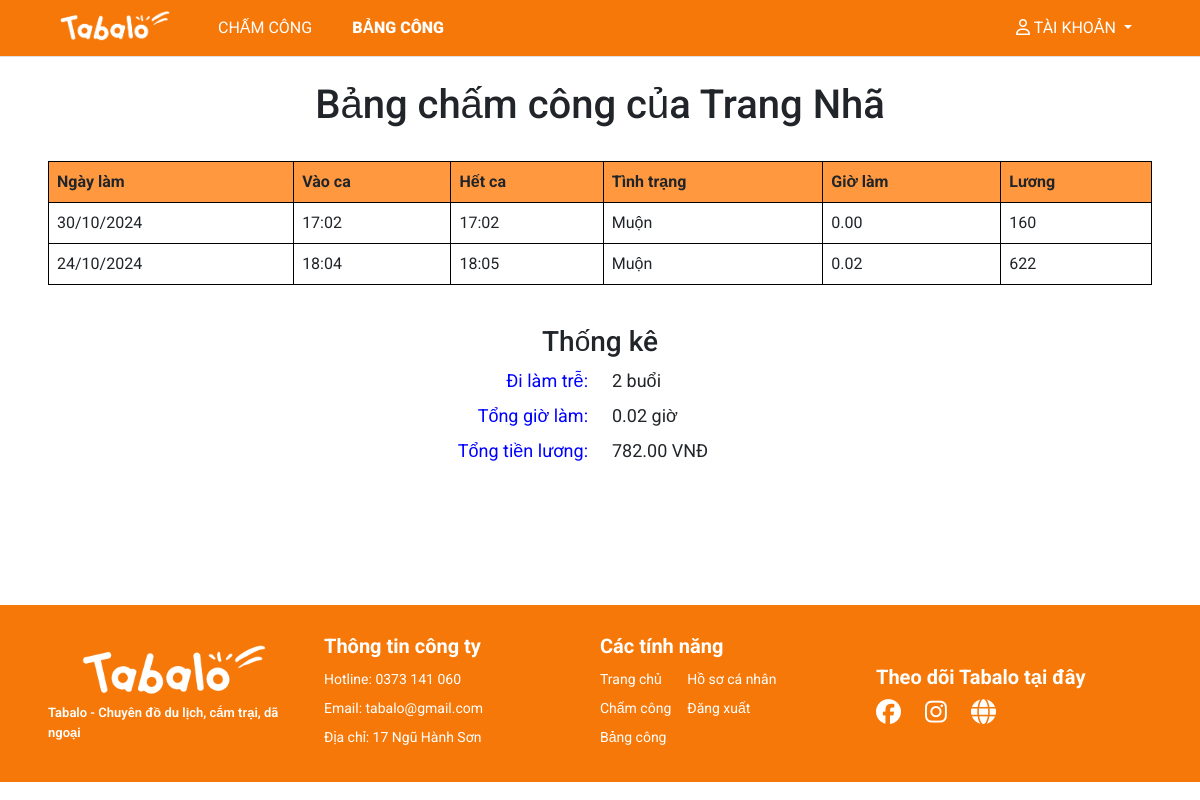
The page /sheet/trangnha/ (signed in) on the database its author committed.
### myapp/models.py (models this page shows, shortened)
class Sheet(models.Model):
    user=models.ForeignKey(User,on_delete=models.CASCADE)
    date=models.DateField()
    checkin=models.TimeField()
    checkout=models.TimeField(blank=True, null=True)
    work_hour=models.DecimalField(max_digits=5, decimal_places=2, blank=True, null=True)
    salary=models.DecimalField(max_digits=10, decimal_places=0, blank=True, null=True)
    status=models.CharField(max_length=20, choices=[('Đúng Giờ', 'Đúng Giờ'), ('Muộn', 'Muộn')], default='Đúng Giờ')

### myapp/views.py (the view)
# urls.py: path('sheet/', views.main_sheet, name='main-sheet'),
def sheet(request, username):
    try:
        user = User.objects.get(username=username)
    except User.DoesNotExist:
        user = None
    if user and request.user.is_authenticated:
        print(request.path)
        if request.user.username == username:
            title = f'Bảng chấm công {username}'
            sheets = Sheet.objects.filter(user=user).order_by('-date')
            sheets.total_hour = sheets.aggregate(total_hour=Sum('work_hour'))['total_hour']
            sheets.total_salary = sheets.aggregate(total_salary=Sum('salary'))['total_salary']
            sheets.count_late = sheets.filter(status='Muộn').count()
            context = {'title': title,
                       'sheets': sheets}
            return render(request, 'pages/sheet.html', context)
        else:
            messages.warning(request, 'Vào của mày mà xem')
            return redirect('sheet', username=request.user.username)
    else:
        messages.error(request, 'Vui lòng đăng nhập')
        return redirect('home')

### templates/pages/sheet.html
{% extends '../layouts/base.html' %}
{% block main %}
<br>
<h1 style="text-align: center;">Bảng chấm công của {{ request.user.first_name }} {{ request.user.last_name }}</h1>
<br>
<table class="table table-hover table-bordered">
  <thead class="bg-tab">
    <tr>
      <th scope="col">Ngày làm</th>
      <th scope="col">Vào ca</th>
      <th scope="col">Hết ca</th>
      <th scope="col">Tình trạng</th>
      <th scope="col">Giờ làm</th>
      <th scope="col">Lương</th>
    </tr>
  </thead>
  <tbody>
    {% for sheet in sheets %}
    <tr>
      <td>{{ sheet.date|date:"d/m/Y" }}</td>
      <td>{{ sheet.checkin|date:"H:i" }}</td>
      <td>{{ sheet.checkout|date:"H:i" }}</td>
      <td>{{ sheet.status }}</td>
      <td>{{ sheet.work_hour }}</td>
      <td>{{ sheet.salary }}</td>
    </tr>
    {% endfor %}
  </tbody>
</table>
<br>
<h3 style="text-align: center;">Thống kê</h3>
<div class="row justify-content-center">
  <div class="col-5">
    <div class="mb-2" style="font-size: 18px; color: blue; text-align: end;">Đi làm trễ:</div>
    <div class="mb-2" style="font-size: 18px; color: blue; text-align: end;">Tổng giờ làm:</div>
    <div class="mb-2" style="font-size: 18px; color: blue; text-align: end;">Tổng tiền lương:</div>
  </div>
  <div class="col-5">
    <div class="mb-2" style="font-size: 18px; text-align: start;">{{ sheets.count_late }} buổi</div>
    <div class="mb-2" style="font-size: 18px; text-align: start;">{{ sheets.total_hour|floatformat:2 }} giờ</div>
    <div class="mb-2" style="font-size: 18px; text-align: start;"> {{ sheets.total_salary|floatformat:2 }} VNĐ</div>
  </div>
</div>
{% endblock %}

### templates/layouts/base.html (shortened to what this page needs)
{% load static %}
<!DOCTYPE html>
<html lang="en">
<head>
    <link rel="stylesheet" href="{% static 'styles/style.css' %}">
    <link rel="stylesheet" href="https://cdnjs.cloudflare.com/ajax/libs/font-awesome/6.5.2/css/all.min.css"/>
    <link href="https://cdn.jsdelivr.net/npm/bootstrap@5.2.3/dist/css/bootstrap.min.css" rel="stylesheet">
</head>
<body>
    {% include '../partials/header.html' %}
    <main class="ms-5 me-5 font-rbt">
        {% block main %}
        {% endblock %}
    </main>
    {% include '../partials/footer.html' %}
</body>
</html>

### templates/partials/header.html (shortened to what this page needs)
{% load static %}
<nav class="navbar navbar-expand-lg bg-orange">
  <div class="container-fluid me-5 ms-5">
    <a class="navbar-brand" href="/" style="padding-top: 0;">
      <img src="{% static 'images/logo.png' %}" height="30px" alt="Ảnh logo">
    </a>
    <div class="collapse navbar-collapse font-rbt" id="navbarNavDropdown">
      <ul class="navbar-nav me-auto mb-2 mb-lg-0 ms-4 gap-4">
        {% if request.user.is_authenticated and not request.user.is_superuser %}
        <li class="nav-item">
          <a class="nav-link {% if request.path == '/time-keeping/' %} text-select {% endif %}" href="/time-keeping/">CHẤM CÔNG</a>
        </li>
        <li class="nav-item">
          <a class="nav-link {% if request.path == '/sheet/'|add:request.user.username|add:'/' %} text-select {% endif %}" href="/sheet/{{request.user.username}}/">BẢNG CÔNG</a>
        </li>
        {% endif %}
      </ul>
      {% if request.user.is_authenticated %}
      <ul class="navbar-nav">
        <li class="nav-item dropdown">
          <a class="nav-link dropdown-toggle" href="#" role="button" data-bs-toggle="dropdown" aria-expanded="false" style="font-size: 16px;">
            <i class="fa-regular fa-user"></i> TÀI KHOẢN
          </a>
        </li>
      </ul>
      {% else %}
      <ul class="navbar-nav">
        <li class="nav-item">
          <a class="nav-link {% if request.path == '/login/' %} text-select {% endif %}" href="/login/">ĐĂNG NHẬP</a>
        </li>
      </ul>
      {% endif %}
    </div>
  </div>
</nav>

### templates/partials/footer.html
{% load static %}
<div class="bg-orange font-rbt">
  <div class="row pe-5 ps-5 pt-4 pb-4" style="width: 100%;">
    <div class="col d-flex items-center">
      <div class="mt-3 mb-3">
        <div class="d-flex justify-content-center mb-2">
          <img src="{% static 'images/logo.png' %}" alt="Logo" height="50px">
        </div>
        <div class="text-white" style="font-size: 13px; font-weight: 600;">Tabalo - Chuyên đồ du lịch, cắm trại, dã ngoại</div>
      </div>
    </div>
    <div class="col d-flex items-center">
      <div>
        <div class="text-white mb-2" style="font-size: 20px; font-weight: 700;">Thông tin công ty</div>
        <div class="text-white">
          <div style="font-size: 14px;" class="mb-2">Hotline: 0373 141 060</div>
          <div style="font-size: 14px;" class="mb-2">Email: tabalo@gmail.com</div>
          <div style="font-size: 14px;" class="mb-2">Địa chỉ: 17 Ngũ Hành Sơn</div>
        </div>
      </div>
    </div>
    <div class="col d-flex items-center">
      <div>
        <div class="text-white mb-2" style="font-size: 20px; font-weight: 700;">Các tính năng</div>
        <div class="text-white d-flex gap-3">
          <div>
            <div style="font-size: 14px;" class="mb-2">Trang chủ</div>
            <div style="font-size: 14px;" class="mb-2">Chấm công</div>
            <div style="font-size: 14px;" class="mb-2">Bảng công</div>
          </div>
          <div>
            <div style="font-size: 14px;" class="mb-2">Hồ sơ cá nhân</div>
            <div style="font-size: 14px;" class="mb-2">Đăng xuất</div>
          </div>
        </div>
      </div>
    </div>
    <div class="col d-flex items-center">
      <div class="mt-3 mb-3">
        <div class="text-white mb-2" style="font-size: 20px; font-weight: 700;">Theo dõi Tabalo tại đây</div>
        <div class="text-white d-flex gap-4" style="font-size: 25px; font-weight: 600;">
          <i class="fa-brands fa-facebook"></i>
          <i class="fa-brands fa-instagram"></i>
          <i class="fa-solid fa-globe"></i>
        </div>
      </div>
    </div>
  </div>
</div>

### static/styles/style.css (style rules this page uses)
.bg-orange { background-color: #F67809 !important; --bs-pagination-active-border-color: #F67809 !important; }
.nav-link { color: white !important; }
.font-rbt { font-family: 'Roboto', sans-serif; }
.items-center { align-items: center; }
main { position: relative; min-height: 68.5vh; }
.navbar-expand-lg { position: sticky !important; top: 0 !important; z-index: 999 !important; border-bottom: .1px solid rgb(223, 223, 223); }
.text-select { font-weight: 900 !important; }
.bg-tab { background-color: #FF983E !important; }
table { border-collapse: collapse; border: 1px solid #000 !important; }
table th, table td { border: 1px solid #000000; }

### rows shown on the page
Sheet: date "30/10/2024", checkin "17:02", checkout "17:02", status "Muộn", work_hour "0.00", salary "160"
Sheet: date "24/10/2024", checkin "18:04", checkout "18:05", status "Muộn", work_hour "0.02", salary "622"

### other values the page prints
{{ request.user.first_name }} "Trang"
{{ request.user.last_name }} "Nhã"
{{ sheets.count_late }} "2"
{{ sheets.total_hour|floatformat:2 }} "0.02"
{{ sheets.total_salary|floatformat:2 }} "782.00"
